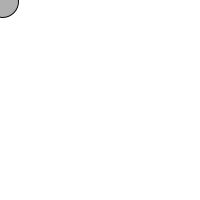
Frame 1 (no input)
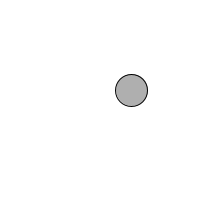
Frame 60 (the mouse pressed at the canvas centre just before this capture)
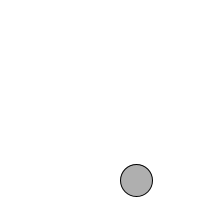
Frame 120 (the mouse held since frame 60 and released just before this capture)

The Processing sketch that drew these frames (run headless with seeded random() and noise(); from frame 60 on, the mouse is pressed at the canvas centre):

// Processing sketch: processing_98752
// ── processing_98752.pde

float x = 0;
float y = 0;
float xspeed = 2.2;
float yspeed = 1.5;
float r = 32;

void setup() {
  size(200,200);
  smooth();
}

void draw() {
  background(255);
  x = x + xspeed;
  y = y + yspeed;
  if ((x > width) || (x < 0)) {
    xspeed = xspeed * -1;
    r = 64;
  }
  
  if ((y > height) || (y < 0)) {
    yspeed = yspeed * -1;
    r = 64;
  }

  stroke(0);
  fill(175);
  ellipse(x,y,r,r);
  
  r = constrain(r-2,32,64);
  
}
